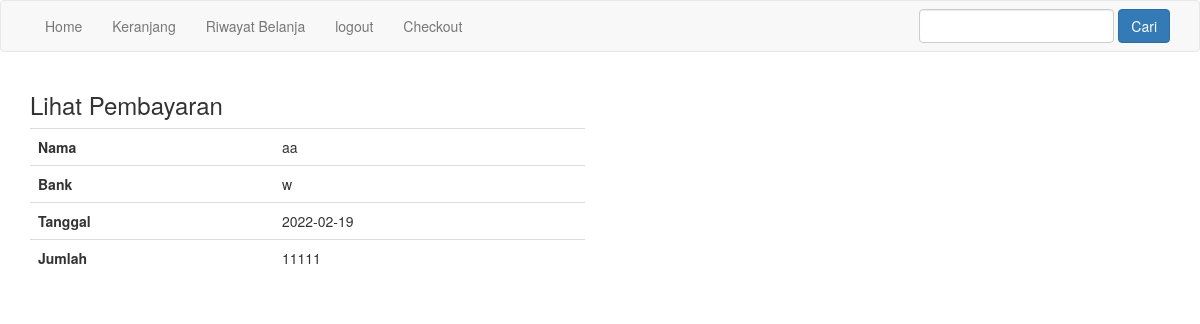
Screenshot of /lihat_pembayaran.php?id=2 (signed in) with the database file from the repository.
### tables this page shows
CREATE TABLE `pembayaran` (
  `id_pembayaran` int(11) NOT NULL,
  `id_pembelian` int(11) NOT NULL,
  `nama` varchar(255) NOT NULL,
  `bank` varchar(255) NOT NULL,
  `jumlah` int(11) NOT NULL,
  `tanggal` date NOT NULL,
  `bukti` varchar(255) NOT NULL
);

### lihat_pembayaran.php (the view, shortened to what this page needs)
<?php
include 'koneksi.php';
$id_pembelian = $_GET["id"];
$ambil = $koneksi->query("SELECT * FROM pembayaran
    LEFT JOIN pembelian ON pembayaran.id_pembelian=pembelian.id_pembelian
    WHERE pembelian.id_pembelian='$id_pembelian'");
$detbay = $ambil->fetch_assoc();
?>
<!DOCTYPE html>
<html lang="en">
<head>
    <link rel="stylesheet" href="admin/assets/css/bootstrap.css">
</head>
<body>
    <?php include 'menu.php'; ?>
    <div class="container">
        <h3>Lihat Pembayaran</h3>
        <div class="row">
            <div class="col-md-6">
                <table class="table">
                    <tr>
                        <th>Nama</th>
                        <td><?php echo $detbay["nama"] ?></td>
                    </tr>
                    <tr>
                        <th>Bank</th>
                        <td><?php echo $detbay["bank"] ?></td>
                    </tr>
                    <tr>
                        <th>Tanggal</th>
                        <td><?php echo $detbay["tanggal"] ?></td>
                    </tr>
                    <tr>
                        <th>Jumlah</th>
                        <td><?php echo $detbay["jumlah"] ?></td>
                    </tr>
                </table>
            </div>
            <div class="col-md-6">
            </div>
        </div>
    </div>
</body>
</html>

### rows the page displays
pembayaran: nama "aa", bank "w", tanggal "2022-02-19", jumlah "11111"
